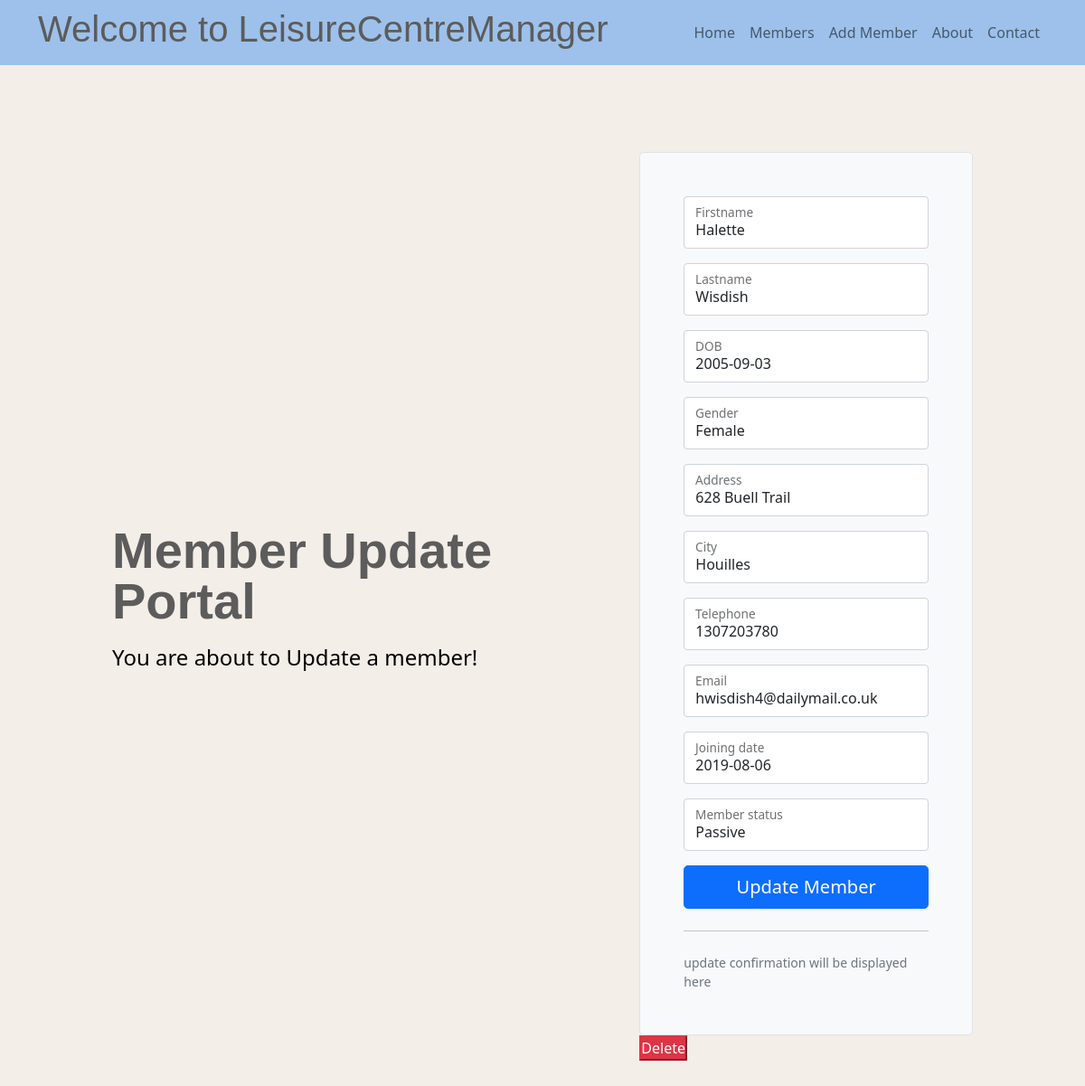
/5/update, run on the app's committed database.
### tables this page shows
CREATE TABLE "members" (
	"MemberID"	INTEGER NOT NULL UNIQUE,
	"Firstname"	TEXT NOT NULL,
	"Lastname"	TEXT NOT NULL,
	"DOB" TEXT NOT NULL,
	"Gender" TEXT,
	"Address" TEXT,
	"City" TEXT,
	"Telephone" TEXT NOT NULL,
	"Email"	TEXT NOT NULL,
	"Startdate" TEXT NOT NULL,
	"Membership" TEXT,
	PRIMARY KEY("MemberID" AUTOINCREMENT)
);

### app.py (the view, shortened to what this page needs)
@app.route("/<int:MemberID>/update", methods=("GET","POST"))
def update(MemberID):
    aMemberRecord = getMember(MemberID)
    return render_template("updateMember.html", title="Update Members", MemberRecord=aMemberRecord )

### app.py (called while the page is built)
def leisureCentreCon():
    conn = sql.connect(r"LeisureCenterManager by Flask\webflask\leisureCentre.db")  ### !!!! is r necessary!!
    conn.row_factory = sql.Row
    return conn

def getMember(recordID):
    memberConn = leisureCentreCon()
    cursor = memberConn.cursor()
    aMember = cursor.execute("SELECT* FROM members WHERE MemberID =?", (recordID,)).fetchone()
    memberConn.close()
    if aMember is None:
        abort(Response(f"No Record {aMember} was found in DB"))
    return aMember   # why dont we use else?

### templates/updateMember.html (shortened to what this page needs)
{% extends 'base.html' %} {% block content %}
<div class="container col-xl-10 col-xxl-8 px-4 py-5">
  <div class="row align-items-center g-lg-5 py-5">
    <div class="col-lg-7 text-center text-lg-start">
      <h1 class="display-4 fw-bold lh-1 mb-3">Member Update Portal</h1>
      <p class="col-lg-10 fs-4">
        {% block title %} You are about to {{MemberRecord['title']}} {% endblock
        %} Update a member!
      </p>
    </div>
    <div class="col-md-10 mx-auto col-lg-5">
      <form method="post" class="p-4 p-md-5 border rounded-3 bg-light">
        <div class="form-floating mb-3">
          <input
            type="text"
            class="form-control"
            id="Firstname"
            name="Firstname"
            placeholder="First Name"
            value="{{request.form['Firstname'] or MemberRecord['Firstname']}}"
          />
          <label for="Member">Firstname</label>
        </div>
        <div class="form-floating mb-3">
          <input
            type="text"
            class="form-control"
            id="Lastname"
            name="Lastname"
            placeholder="Lastname"
            value="{{request.form['Lastname'] or MemberRecord['Lastname']}}"
          />
          <label for="Member">Lastname</label>
        </div>
        <div class="form-floating mb-3">
          <input
            type="text"
            class="form-control"
            id="DOB"
            name="DOB"
            placeholder="Date of Birth"
            value="{{request.form['DOB'] or MemberRecord['DOB']}}"
          />
          <label for="Member">DOB</label>
        </div>
        <div class="form-floating mb-3">
          <input
            type="text"
            class="form-control"
            id="Gender"
            name="Gender"
            placeholder="Gender"
            value="{{request.form['Gender'] or MemberRecord['Gender']}}"
          />
          <label for="Member">Gender</label>
        </div>
        <div class="form-floating mb-3">
          <input
            type="text"
            class="form-control"
            id="Address"
            name="Address"
            placeholder="Address"
            value="{{request.form['Address'] or MemberRecord['Address']}}"
          />
          <label for="Member">Address</label>
        </div>
        <div class="form-floating mb-3">
          <input
            type="text"
            class="form-control"
            id="City"
            name="City"
            placeholder="City"
            value="{{request.form['City'] or MemberRecord['City']}}"
          />
          <label for="Member">City</label>
        </div>
        <div class="form-floating mb-3">
          <input
            type="text"
            class="form-control"
            id="Telephone"
            name="Telephone"
            placeholder="Telephone"
            value="{{request.form['Telephone'] or MemberRecord['Telephone']}}"
          />
          <label for="Member">Telephone</label>
        </div>
        <div class="form-floating mb-3">
          <input
            type="text"
            class="form-control"
            id="Email"
            name="Email"
            placeholder="Type your email"
            value="{{request.form['Email'] or MemberRecord['Email']}}"
          />
          <label for="Member">Email</label>
        </div>
        <div class="form-floating mb-3">
          <input
            type="text"
            class="form-control"
            id="Startdate"
            name="Startdate"
            placeholder="Joining date"
            value="{{request.form['Startdate'] or MemberRecord['Startdate']}}"
          />
          <label for="Member">Joining date</label>
        </div>
        <div class="form-floating mb-3">
          <input
            type="text"
            class="form-control"
            id="Membership"
            name="Membership"
            placeholder="Membership"
            value="{{request.form['Membership'] or MemberRecord['Membership']}}"
          />
          <label for="Member">Member status</label>
        </div>
        <button class="w-100 btn btn-lg btn-primary" type="submit">
          Update Member
        </button>
        <hr class="my-4" />
        <small class="text-muted">
          update confirmation will be displayed here</small
        >
      </form>
      <form
        action="{{url_for('delete', MemberID=MemberRecord['MemberID'])}}"
        method="POST"
      >
        <input type="submit" value="Delete" onclick="" class="btn-danger" />
      </form>
    </div>
  </div>
</div>
{% endblock content %}

### static/css/styles.css (style rules this page uses)
* { margin: 0; padding: 0; }
nav, body { background-color: rgb(157, 193, 235); }
p { color: black; }
h1 { font-family: cursive, sans-serif; color: #5c5c5c; }
input { width: inherit; }

### data on the page
members: Firstname "Halette", Lastname "Wisdish", DOB "2005-09-03", Gender "Female", Address "628 Buell Trail", City "Houilles", Telephone "1307203780", Email "hwisdish4@dailymail.co.uk", Startdate "2019-08-06", Membership "Passive"
